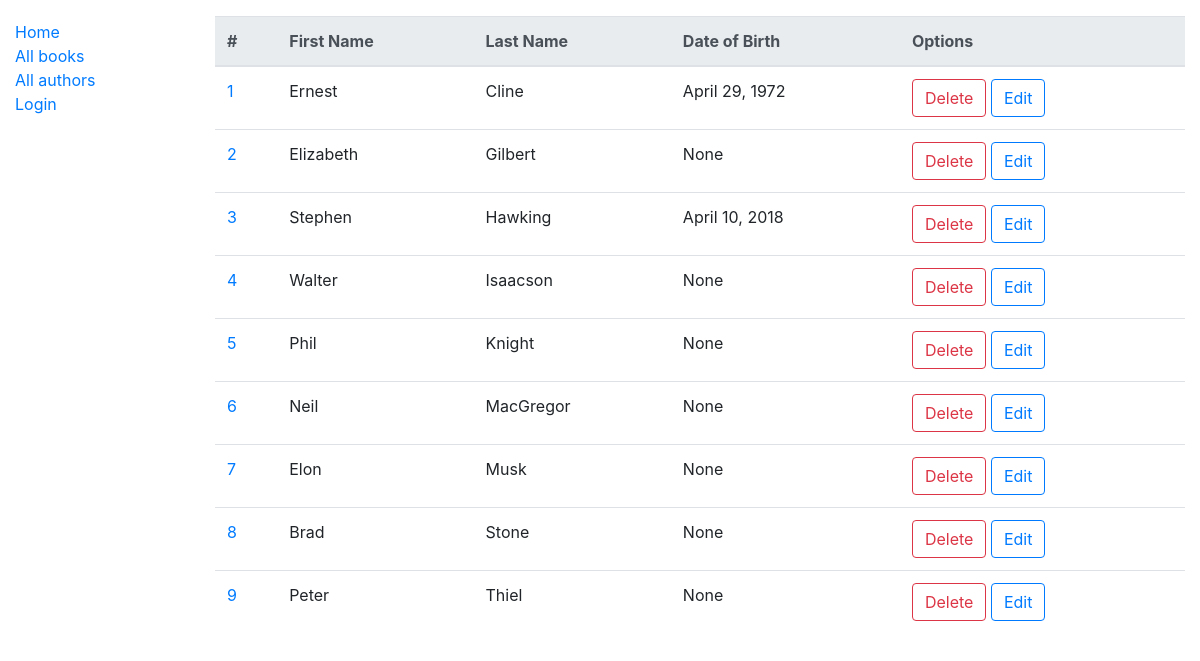
Screenshot of /catalog/authors/ with the database file from the repository.
### catalog/models.py (models this page shows, shortened)
class Author(models.Model):
    first_name = models.CharField(max_length=128)
    last_name = models.CharField(max_length=128)
    date_of_birth = models.DateField(null=True, blank=True)
    date_of_death = models.DateField('Died', null=True, blank=True)
    class Meta:
        ordering = ['last_name', 'first_name']
    def get_absolute_url(self):
        return reverse('author-detail', args=[str(self.id)])

### catalog/views.py (the view)
# urls.py: path('authors/', views.AuthorListView.as_view(), name="authors"),
class AuthorListView(generic.ListView):
    model = Author
    template_name = 'lists/author_list.html'
    paginate_by = 20

### catalog/templates/lists/author_list.html (shortened to what this page needs)
{% extends 'base.html' %}
{% block content %}
    <table class="table">
        <thead class="thead-light">
        <th>#</th>
        <th>First Name</th>
        <th>Last Name</th>
        <th>Date of Birth</th>
        <th>Options</th>
        </thead>
        {% for author in author_list %}
            <tr>
                <td>
                    <a href="{{ author.get_absolute_url }}">
                        {{ forloop.counter }}
                    </a>
                </td>
                <td>{{ author.first_name }}</td>
                <td>{{ author.last_name }}</td>
                <td>{{ author.date_of_birth }}</td>
                <td>
                    <a class="btn btn-outline-danger" href="{% url 'delete-author' author.pk %}">Delete</a>
                    <a href="{% url 'update-author' author.pk %}" class="btn btn-outline-primary">Edit</a>
                </td>
            </tr>
        {% endfor %}
    </table>
{% endblock %}

### rows the page displays
Author: first_name "Ernest", last_name "Cline", date_of_birth "April 29, 1972"
Author: first_name "Elizabeth", last_name "Gilbert", date_of_birth "None"
Author: first_name "Stephen", last_name "Hawking", date_of_birth "April 10, 2018"
Author: first_name "Walter", last_name "Isaacson", date_of_birth "None"
Author: first_name "Phil", last_name "Knight", date_of_birth "None"
Author: first_name "Neil", last_name "MacGregor", date_of_birth "None"
Author: first_name "Elon", last_name "Musk", date_of_birth "None"
Author: first_name "Brad", last_name "Stone", date_of_birth "None"
Author: first_name "Peter", last_name "Thiel", date_of_birth "None"
